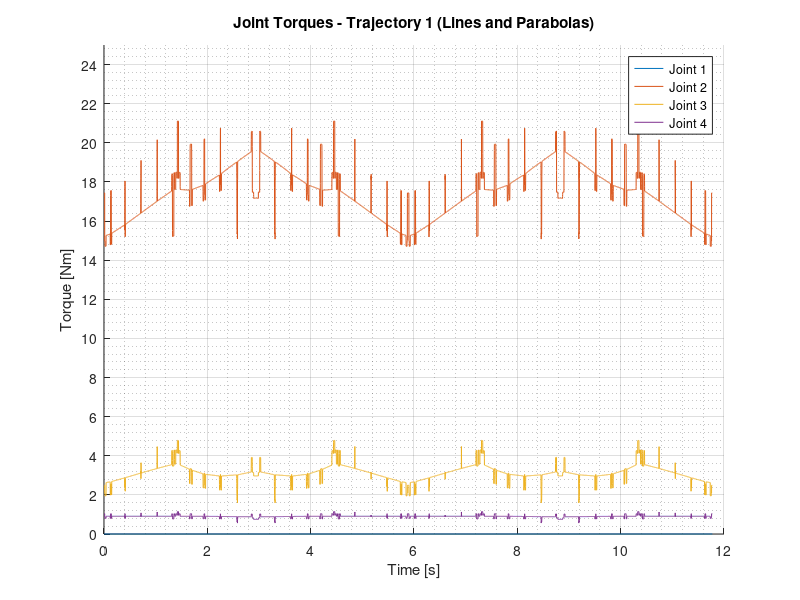
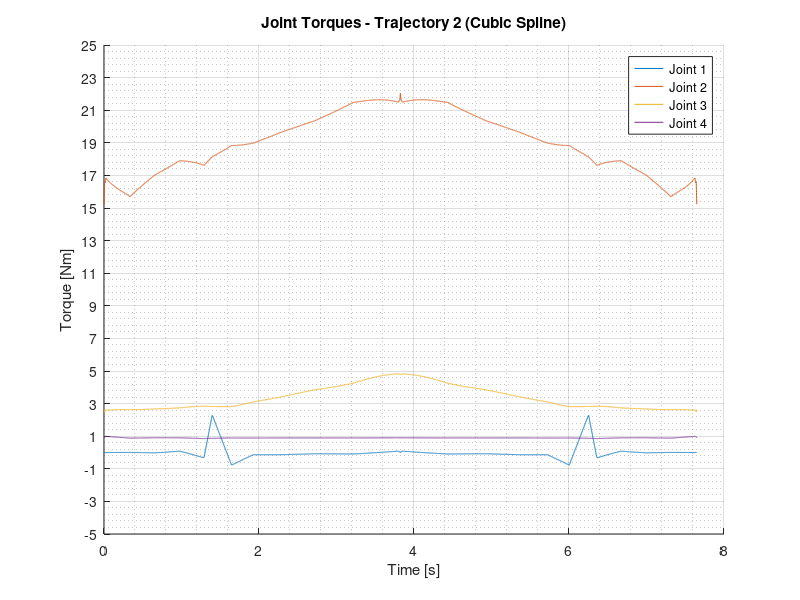

Recreate these plots in MATLAB, in order.
%% Load torque data
T1 = load('Torque_1_T1.mat');
T2 = load('Torque_2_T1.mat');
T3 = load('Torque_3_T1.mat');
T4 = load('Torque_4_T1.mat');

T12 = load('Torque_1_T2.mat');
T22 = load('Torque_2_T2.mat');
T32 = load('Torque_3_T2.mat');
T42 = load('Torque_4_T2.mat');

%% Estraggo tempo e torque
time = T1.Torque_i.time;   % tempo originale T1
TJ1  = T1.Torque_i.values;
TJ2  = T2.Torque_i.values;
TJ3  = T3.Torque_i.values;
TJ4  = T4.Torque_i.values;

time2 = T12.Torque_i.time;   % tempo originale T2
TJ12  = T12.Torque_i.values;
TJ22  = T22.Torque_i.values;
TJ32  = T32.Torque_i.values;
TJ42  = T42.Torque_i.values;

%% Creazione tempo esteso (raddoppiato)
dt = time(2) - time(1);
time_ext = [time; time(end) + dt + time];   % seconda metà traslata

dt2 = time2(2) - time2(1);
time_ext2 = [time2; time2(end) + dt2 + time2];   % seconda metà traslata

%% Creazione torque specchiato (ritorno)
TJ1_ext = [TJ1; TJ1(end:-1:1)];
TJ2_ext = [TJ2; TJ2(end:-1:1)];
TJ3_ext = [TJ3; TJ3(end:-1:1)];
TJ4_ext = [TJ4; TJ4(end:-1:1)];

TJ12_ext = [TJ12; TJ12(end:-1:1)];
TJ22_ext = [TJ22; TJ22(end:-1:1)];
TJ32_ext = [TJ32; TJ32(end:-1:1)];
TJ42_ext = [TJ42; TJ42(end:-1:1)];
%% Plot T1
figure;
hold on;
grid on;
grid minor;   % griglia più fitta

colors = lines(4);
labels = {'Joint 1','Joint 2','Joint 3','Joint 4'};

plot(time_ext, TJ1_ext, 'Color', colors(1,:), 'DisplayName', labels{1});
plot(time_ext, TJ2_ext, 'Color', colors(2,:), 'DisplayName', labels{2});
plot(time_ext, TJ3_ext, 'Color', colors(3,:), 'DisplayName', labels{3});
plot(time_ext, TJ4_ext, 'Color', colors(4,:), 'DisplayName', labels{4});

xlabel('Time [s]');
ylabel('Torque [Nm]');
title('Joint Torques - Trajectory 1 (Lines and Parabolas)');
legend show;

% Imposto yticks più fitti
yl = ylim;                  % prendo limiti attuali
step_y = 2;                 % modifica lo step come vuoi 
yticks(yl(1):step_y:yl(2)); % set personalizzato

hold off;

%% Plot T2
figure;
hold on;
grid on;
grid minor;   % griglia più fitta

colors = lines(4);
labels = {'Joint 1','Joint 2','Joint 3','Joint 4'};

plot(time_ext2, TJ12_ext, 'Color', colors(1,:), 'DisplayName', labels{1});
plot(time_ext2, TJ22_ext, 'Color', colors(2,:), 'DisplayName', labels{2});
plot(time_ext2, TJ32_ext, 'Color', colors(3,:), 'DisplayName', labels{3});
plot(time_ext2, TJ42_ext, 'Color', colors(4,:), 'DisplayName', labels{4});

xlabel('Time [s]');
ylabel('Torque [Nm]');
title('Joint Torques - Trajectory 2 (Cubic Spline)');
legend show;

% Imposto yticks più fitti
yl = ylim;                  % prendo limiti attuali
step_y = 2;                 % modifica lo step come vuoi 
yticks(yl(1):step_y:yl(2)); % set personalizzato

hold off;
